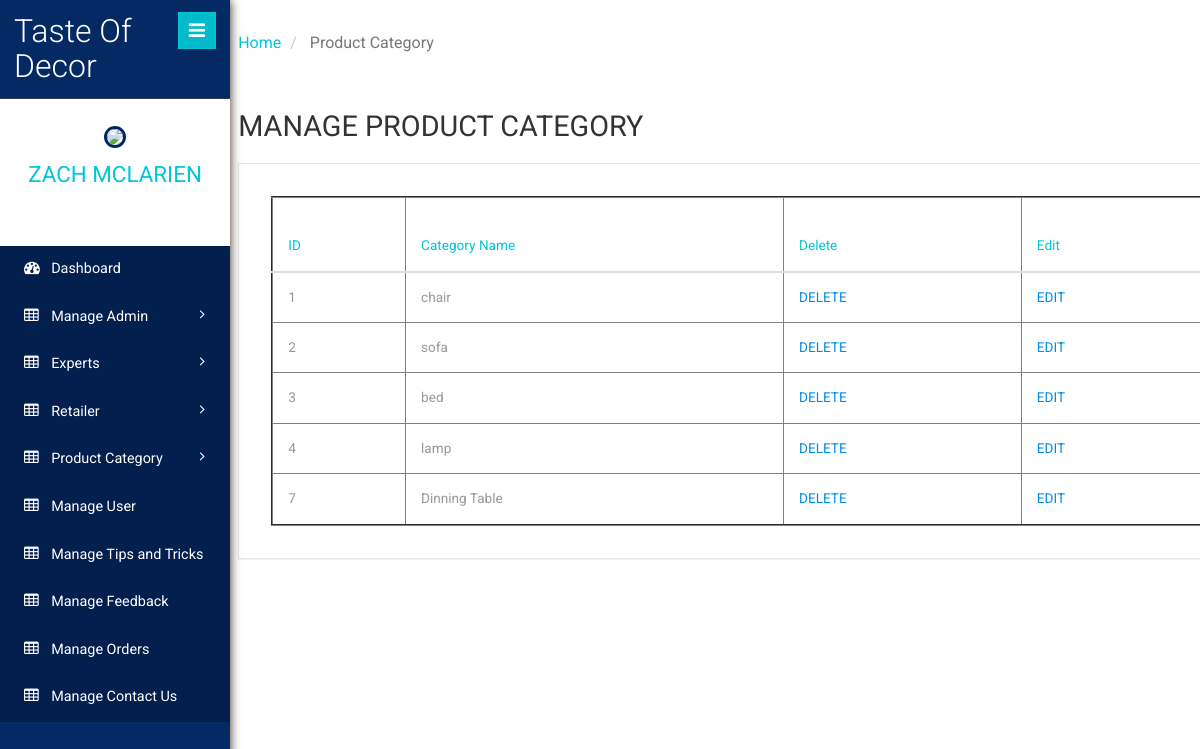
/managecat.php (signed in), run on the app's committed database.
### tables this page shows
CREATE TABLE `category_table` (
  `CATEGORY_ID` int(15) NOT NULL,
  `CATEGORY_NAME` varchar(50) NOT NULL
);

### managecat.php (the view, shortened to what this page needs)
<?php
	include 'connection.php';
	if(!isset($_SESSION['sess_admin']))
	{
		header("Location:index.php");
	}
	else
	{
?>
<!DOCTYPE HTML>
<html>
<head>
<link href="css/bootstrap.min.css" rel='stylesheet' type='text/css' />
<link href="css/style.css" rel='stylesheet' type='text/css' />
<link href="css/font-awesome.css" rel="stylesheet">
<link rel="stylesheet" href="css/icon-font.min.css" type='text/css' />
</head>
<body>
   <div class="page-container">
	<div class="left-content">
							<div class="outter-wp">
									  <div class="sub-heard-part">
									   <ol class="breadcrumb m-b-0">
											<li><a href="dashboard.php">Home</a></li>
											<li class="active"> Product Category</li>
										</ol>
									   </div>
													<h3 class="inner-tittle two">MANAGE PRODUCT CATEGORY</h3>
													<div class="graph">
															<div class="tables">
																<table border="2" class="table table-hover">
																	<thead> <tr height="75px">
																		<th> ID </th>
																		<th> Category Name</th>
																		<th> Delete </th>
																		<th> Edit </th>
																		</tr>
																		<?php
																			$query = "select * from category_table";
																			$result = mysqli_query($con,$query);
																			while($value = mysqli_fetch_array($result))
																			{
																		?>
																			<tr>
																				<td> <?php echo $value['CATEGORY_ID'] ?> </td>
																				<td> <?php echo $value['CATEGORY_NAME'] ?> </td>
																				<td> <a href="?del=<?php echo $value['CATEGORY_ID'];?>" onclick="return confirm('Are you sure you want to delete category?')">DELETE </a> </td>
																				<td> <a href="ret_cedit.php?id=<?php echo $value['CATEGORY_ID'];?>"> EDIT </a> </td>
																			</tr>
																		<?php
																			}
																			?>
																		</thead> <tbody>  </tbody> </table>
															</div>
													</div>
										</div>
									</div>
								</div>
			<?php
				include 'menu.php';
			?>
</body>
</html>
	<?php } ?>

### data on the page
category_table: CATEGORY_ID "1", CATEGORY_NAME "chair"
category_table: CATEGORY_ID "2", CATEGORY_NAME "sofa"
category_table: CATEGORY_ID "3", CATEGORY_NAME "bed"
category_table: CATEGORY_ID "4", CATEGORY_NAME "lamp"
category_table: CATEGORY_ID "7", CATEGORY_NAME "Dinning Table"
